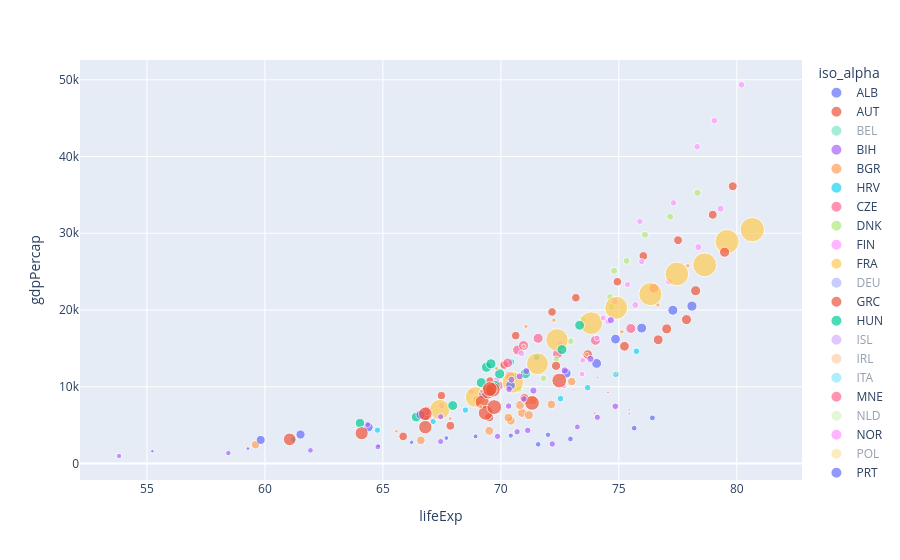

The notebook cell this image was saved under:
### Code cell
fig = px.scatter(df, x="lifeExp" ,y="gdpPercap", size="pop", color="iso_alpha")
fig.show()

### Figure 1 — Plotly figure (JSON) as saved in the notebook; plotly's stock layout.template omitted (floating-point values rounded to 4 significant figures)
{"data": [{"hovertemplate": "iso_alpha=ALB<br>lifeExp=%{x}<br>gdpPercap=%{y}<br>pop=%{marker.size}<extra></extra>", "legendgroup": "ALB", "marker": {"color": "#636efa", "size": [1282697, 1476505, 1728137, 1984060, 2263554, 2509048, 2780097, 3075321, 3326498, 3428038, 3508512, 3600523], "sizemode": "area", "sizeref": 206000.0, "symbol": "circle"}, "mode": "markers", "name": "ALB", "orientation": "v", "showlegend": true, "type": "scatter", "visible": true, "x": [55.23, 59.28, 64.82, 66.22, 67.69, 68.93, 70.42, 72, 71.58, 72.95, 75.65, 76.42], "xaxis": "x", "y": [1601.0, 1942.0, 2313.0, 2760.0, 3313.0, 3533.0, 3631.0, 3739.0, 2497.0, 3193.0, 4604.0, 5937.0], "yaxis": "y"}, {"hovertemplate": "iso_alpha=AUT<br>lifeExp=%{x}<br>gdpPercap=%{y}<br>pop=%{marker.size}<extra></extra>", "legendgroup": "AUT", "marker": {"color": "#EF553B", "size": [6927772, 6965860, 7129864, 7376998, 7544201, 7568430, 7574613, 7578903, 7914969, 8069876, 8148312, 8199783], "sizemode": "area", "sizeref": 206000.0, "symbol": "circle"}, "mode": "markers", "name": "AUT", "orientation": "v", "showlegend": true, "type": "scatter", "visible": true, "x": [66.8, 67.48, 69.54, 70.14, 70.63, 72.17, 73.18, 74.94, 76.04, 77.51, 78.98, 79.83], "xaxis": "x", "y": [6137.0, 8843.0, 10750.0, 12830.0, 16660.0, 19750.0, 21600.0, 23690.0, 27040.0, 29100.0, 32420.0, 36130.0], "yaxis": "y"}, {"hovertemplate": "iso_alpha=BEL<br>lifeExp=%{x}<br>gdpPercap=%{y}<br>pop=%{marker.size}<extra></extra>", "legendgroup": "BEL", "marker": {"color": "#00cc96", "size": [8730405, 8989111, 9218400, 9556500, 9709100, 9821800, 9856303, 9870200, 10045622, 10199787, 10311970, 10392226], "sizemode": "area", "sizeref": 206000.0, "symbol": "circle"}, "mode": "markers", "name": "BEL", "orientation": "v", "showlegend": true, "type": "scatter", "visible": "legendonly", "x": [68, 69.24, 70.25, 70.94, 71.44, 72.8, 73.93, 75.35, 76.46, 77.53, 78.32, 79.44], "xaxis": "x", "y": [8343.0, 9715.0, 10990.0, 13150.0, 16670.0, 19120.0, 20980.0, 22530.0, 25580.0, 27560.0, 30490.0, 33690.0], "yaxis": "y"}, {"hovertemplate": "iso_alpha=BIH<br>lifeExp=%{x}<br>gdpPercap=%{y}<br>pop=%{marker.size}<extra></extra>", "legendgroup": "BIH", "marker": {"color": "#ab63fa", "size": [2791000, 3076000, 3349000, 3585000, 3819000, 4086000, 4172693, 4338977, 4256013, 3607000, 4165416, 4552198], "sizemode": "area", "sizeref": 206000.0, "symbol": "circle"}, "mode": "markers", "name": "BIH", "orientation": "v", "showlegend": true, "type": "scatter", "visible": true, "x": [53.82, 58.45, 61.93, 64.79, 67.45, 69.86, 70.69, 71.14, 72.18, 73.24, 74.09, 74.85], "xaxis": "x", "y": [973.5, 1354.0, 1710.0, 2172.0, 2860.0, 3528.0, 4127.0, 4314.0, 2547.0, 4766.0, 6019.0, 7446.0], "yaxis": "y"}, {"hovertemplate": "iso_alpha=BGR<br>lifeExp=%{x}<br>gdpPercap=%{y}<br>pop=%{marker.size}<extra></extra>", "legendgroup": "BGR", "marker": {"color": "#FFA15A", "size": [7274900, 7651254, 8012946, 8310226, 8576200, 8797022, 8892098, 8971958, 8658506, 8066057, 7661799, 7322858], "sizemode": "area", "sizeref": 206000.0, "symbol": "circle"}, "mode": "markers", "name": "BGR", "orientation": "v", "showlegend": true, "type": "scatter", "visible": true, "x": [59.6, 66.61, 69.51, 70.42, 70.9, 70.81, 71.08, 71.34, 71.19, 70.32, 72.14, 73.0], "xaxis": "x", "y": [2444.0, 3009.0, 4254.0, 5577.0, 6597.0, 7612.0, 8224.0, 8240.0, 6303.0, 5970.0, 7697.0, 10680.0], "yaxis": "y"}, {"hovertemplate": "iso_alpha=HRV<br>lifeExp=%{x}<br>gdpPercap=%{y}<br>pop=%{marker.size}<extra></extra>", "legendgroup": "HRV", "marker": {"color": "#19d3f3", "size": [3882229, 3991242, 4076557, 4174366, 4225310, 4318673, 4413368, 4484310, 4494013, 4444595, 4481020, 4493312], "sizemode": "area", "sizeref": 206000.0, "symbol": "circle"}, "mode": "markers", "name": "HRV", "orientation": "v", "showlegend": true, "type": "scatter", "visible": true, "x": [61.21, 64.77, 67.13, 68.5, 69.61, 70.64, 70.46, 71.52, 72.53, 73.68, 74.88, 75.75], "xaxis": "x", "y": [3119.0, 4338.0, 5478.0, 6960.0, 9164.0, 11310.0, 13220.0, 13820.0, 8448.0, 9876.0, 11630.0, 14620.0], "yaxis": "y"}, {"hovertemplate": "iso_alpha=CZE<br>lifeExp=%{x}<br>gdpPercap=%{y}<br>pop=%{marker.size}<extra></extra>", "legendgroup": "CZE", "marker": {"color": "#FF6692", "size": [9125183, 9513758, 9620282, 9835109, 9862158, 10161915, 10303704, 10311597, 10315702, 10300707, 10256295, 10228744], "sizemode": "area", "sizeref": 206000.0, "symbol": "circle"}, "mode": "markers", "name": "CZE", "orientation": "v", "showlegend": true, "type": "scatter", "visible": true, "x": [66.87, 69.03, 69.9, 70.38, 70.29, 70.71, 70.96, 71.58, 72.4, 74.01, 75.51, 76.49], "xaxis": "x", "y": [6876.0, 8256.0, 10140.0, 11400.0, 13110.0, 14800.0, 15380.0, 16310.0, 14300.0, 16050.0, 17600.0, 22830.0], "yaxis": "y"}, {"hovertemplate": "iso_alpha=DNK<br>lifeExp=%{x}<br>gdpPercap=%{y}<br>pop=%{marker.size}<extra></extra>", "legendgroup": "DNK", "marker": {"color": "#B6E880", "size": [4334000, 4487831, 4646899, 4838800, 4991596, 5088419, 5117810, 5127024, 5171393, 5283663, 5374693, 5468120], "sizemode": "area", "sizeref": 206000.0, "symbol": "circle"}, "mode": "markers", "name": "DNK", "orientation": "v", "showlegend": true, "type": "scatter", "x": [70.78, 71.81, 72.35, 72.96, 73.47, 74.69, 74.63, 74.8, 75.33, 76.11, 77.18, 78.33], "xaxis": "x", "y": [9692.0, 11100.0, 13580.0, 15940.0, 18870.0, 20420.0, 21690.0, 25120.0, 26410.0, 29800.0, 32170.0, 35280.0], "yaxis": "y"}, {"hovertemplate": "iso_alpha=FIN<br>lifeExp=%{x}<br>gdpPercap=%{y}<br>pop=%{marker.size}<extra></extra>", "legendgroup": "FIN", "marker": {"color": "#FF97FF", "size": [4090500, 4324000, 4491443, 4605744, 4639657, 4738902, 4826933, 4931729, 5041039, 5134406, 5193039, 5238460], "sizemode": "area", "sizeref": 206000.0, "symbol": "circle"}, "mode": "markers", "name": "FIN", "orientation": "v", "showlegend": true, "type": "scatter", "visible": true, "x": [66.55, 67.49, 68.75, 69.83, 70.87, 72.52, 74.55, 74.83, 75.7, 77.13, 78.37, 79.31], "xaxis": "x", "y": [6425.0, 7545.0, 9372.0, 10920.0, 14360.0, 15610.0, 18530.0, 21140.0, 20650.0, 23720.0, 28200.0, 33210.0], "yaxis": "y"}, {"hovertemplate": "iso_alpha=FRA<br>lifeExp=%{x}<br>gdpPercap=%{y}<br>pop=%{marker.size}<extra></extra>", "legendgroup": "FRA", "marker": {"color": "#FECB52", "size": [42459667, 44310863, 47124000, 49569000, 51732000, 53165019, 54433565, 55630100, 57374179, 58623428, 59925035, 61083916], "sizemode": "area", "sizeref": 206000.0, "symbol": "circle"}, "mode": "markers", "name": "FRA", "orientation": "v", "showlegend": true, "type": "scatter", "x": [67.41, 68.93, 70.51, 71.55, 72.38, 73.83, 74.89, 76.34, 77.46, 78.64, 79.59, 80.66], "xaxis": "x", "y": [7030.0, 8663.0, 10560.0, 13000.0, 16110.0, 18290.0, 20290.0, 22070.0, 24700.0, 25890.0, 28930.0, 30470.0], "yaxis": "y"}, {"hovertemplate": "iso_alpha=DEU<br>lifeExp=%{x}<br>gdpPercap=%{y}<br>pop=%{marker.size}<extra></extra>", "legendgroup": "DEU", "marker": {"color": "#636efa", "size": [69145952, 71019069, 73739117, 76368453, 78717088, 78160773, 78335266, 77718298, 80597764, 82011073, 82350671, 82400996], "sizemode": "area", "sizeref": 206000.0, "symbol": "circle"}, "mode": "markers", "name": "DEU", "orientation": "v", "showlegend": true, "type": "scatter", "visible": "legendonly", "x": [67.5, 69.1, 70.3, 70.8, 71, 72.5, 73.8, 74.85, 76.07, 77.34, 78.67, 79.41], "xaxis": "x", "y": [7144.0, 10190.0, 12900.0, 14750.0, 18020.0, 20510.0, 22030.0, 24640.0, 26510.0, 27790.0, 30040.0, 32170.0], "yaxis": "y"}, {"hovertemplate": "iso_alpha=GRC<br>lifeExp=%{x}<br>gdpPercap=%{y}<br>pop=%{marker.size}<extra></extra>", "legendgroup": "GRC", "marker": {"color": "#EF553B", "size": [7733250, 8096218, 8448233, 8716441, 8888628, 9308479, 9786480, 9974490, 10325429, 10502372, 10603863, 10706290], "sizemode": "area", "sizeref": 206000.0, "symbol": "circle"}, "mode": "markers", "name": "GRC", "orientation": "v", "showlegend": true, "type": "scatter", "x": [65.86, 67.86, 69.51, 71, 72.34, 73.68, 75.24, 76.67, 77.03, 77.87, 78.26, 79.48], "xaxis": "x", "y": [3531.0, 4916.0, 6017.0, 8513.0, 12720.0, 14200.0, 15270.0, 16120.0, 17540.0, 18750.0, 22510.0, 27540.0], "yaxis": "y"}, {"hovertemplate": "iso_alpha=HUN<br>lifeExp=%{x}<br>gdpPercap=%{y}<br>pop=%{marker.size}<extra></extra>", "legendgroup": "HUN", "marker": {"color": "#00cc96", "size": [9504000, 9839000, 10063000, 10223422, 10394091, 10637171, 10705535, 10612740, 10348684, 10244684, 10083313, 9956108], "sizemode": "area", "sizeref": 206000.0, "symbol": "circle"}, "mode": "markers", "name": "HUN", "orientation": "v", "showlegend": true, "type": "scatter", "x": [64.03, 66.41, 67.96, 69.5, 69.76, 69.95, 69.39, 69.58, 69.17, 71.04, 72.59, 73.34], "xaxis": "x", "y": [5264.0, 6040.0, 7550.0, 9327.0, 10170.0, 11670.0, 12550.0, 12990.0, 10540.0, 11710.0, 14840.0, 18010.0], "yaxis": "y"}, {"hovertemplate": "iso_alpha=ISL<br>lifeExp=%{x}<br>gdpPercap=%{y}<br>pop=%{marker.size}<extra></extra>", "legendgroup": "ISL", "marker": {"color": "#ab63fa", "size": [147962, 165110, 182053, 198676, 209275, 221823, 233997, 244676, 259012, 271192, 288030, 301931], "sizemode": "area", "sizeref": 206000.0, "symbol": "circle"}, "mode": "markers", "name": "ISL", "orientation": "v", "showlegend": true, "type": "scatter", "visible": "legendonly", "x": [72.49, 73.47, 73.68, 73.73, 74.46, 76.11, 76.99, 77.23, 78.77, 78.95, 80.5, 81.76], "xaxis": "x", "y": [7268.0, 9244.0, 10350.0, 13320.0, 15800.0, 19650.0, 23270.0, 26920.0, 25140.0, 28060.0, 31160.0, 36180.0], "yaxis": "y"}, {"hovertemplate": "iso_alpha=IRL<br>lifeExp=%{x}<br>gdpPercap=%{y}<br>pop=%{marker.size}<extra></extra>", "legendgroup": "IRL", "marker": {"color": "#FFA15A", "size": [2952156, 2878220, 2830000, 2900100, 3024400, 3271900, 3480000, 3539900, 3557761, 3667233, 3879155, 4109086], "sizemode": "area", "sizeref": 206000.0, "symbol": "circle"}, "mode": "markers", "name": "IRL", "orientation": "v", "showlegend": true, "type": "scatter", "visible": "legendonly", "x": [66.91, 68.9, 70.29, 71.08, 71.28, 72.03, 73.1, 74.36, 75.47, 76.12, 77.78, 78.89], "xaxis": "x", "y": [5210.0, 5599.0, 6632.0, 7656.0, 9531.0, 11150.0, 12620.0, 13870.0, 17560.0, 24520.0, 34080.0, 40680.0], "yaxis": "y"}, {"hovertemplate": "iso_alpha=ITA<br>lifeExp=%{x}<br>gdpPercap=%{y}<br>pop=%{marker.size}<extra></extra>", "legendgroup": "ITA", "marker": {"color": "#19d3f3", "size": [47666000, 49182000, 50843200, 52667100, 54365564, 56059245, 56535636, 56729703, 56840847, 57479469, 57926999, 58147733], "sizemode": "area", "sizeref": 206000.0, "symbol": "circle"}, "mode": "markers", "name": "ITA", "orientation": "v", "showlegend": true, "type": "scatter", "visible": "legendonly", "x": [65.94, 67.81, 69.24, 71.06, 72.19, 73.48, 74.98, 76.42, 77.44, 78.82, 80.24, 80.55], "xaxis": "x", "y": [4931.0, 6249.0, 8244.0, 10020.0, 12270.0, 14260.0, 16540.0, 19210.0, 22010.0, 24680.0, 27970.0, 28570.0], "yaxis": "y"}, {"hovertemplate": "iso_alpha=MNE<br>lifeExp=%{x}<br>gdpPercap=%{y}<br>pop=%{marker.size}<extra></extra>", "legendgroup": "MNE", "marker": {"color": "#FF6692", "size": [413834, 442829, 474528, 501035, 527678, 560073, 562548, 569473, 621621, 692651, 720230, 684736], "sizemode": "area", "sizeref": 206000.0, "symbol": "circle"}, "mode": "markers", "name": "MNE", "orientation": "v", "showlegend": true, "type": "scatter", "x": [59.16, 61.45, 63.73, 67.18, 70.64, 73.07, 74.1, 74.86, 75.44, 75.44, 73.98, 74.54], "xaxis": "x", "y": [2648.0, 3682.0, 4650.0, 5908.0, 7778.0, 9596.0, 11220.0, 11730.0, 7003.0, 6466.0, 6557.0, 9254.0], "yaxis": "y"}, {"hovertemplate": "iso_alpha=NLD<br>lifeExp=%{x}<br>gdpPercap=%{y}<br>pop=%{marker.size}<extra></extra>", "legendgroup": "NLD", "marker": {"color": "#B6E880", "size": [10381988, 11026383, 11805689, 12596822, 13329874, 13852989, 14310401, 14665278, 15174244, 15604464, 16122830, 16570613], "sizemode": "area", "sizeref": 206000.0, "symbol": "circle"}, "mode": "markers", "name": "NLD", "orientation": "v", "showlegend": true, "type": "scatter", "visible": "legendonly", "x": [72.13, 72.99, 73.23, 73.82, 73.75, 75.24, 76.05, 76.83, 77.42, 78.03, 78.53, 79.76], "xaxis": "x", "y": [8942.0, 11280.0, 12790.0, 15360.0, 18790.0, 21210.0, 21400.0, 23650.0, 26790.0, 30250.0, 33720.0, 36800.0], "yaxis": "y"}, {"hovertemplate": "iso_alpha=NOR<br>lifeExp=%{x}<br>gdpPercap=%{y}<br>pop=%{marker.size}<extra></extra>", "legendgroup": "NOR", "marker": {"color": "#FF97FF", "size": [3327728, 3491938, 3638919, 3786019, 3933004, 4043205, 4114787, 4186147, 4286357, 4405672, 4535591, 4627926], "sizemode": "area", "sizeref": 206000.0, "symbol": "circle"}, "mode": "markers", "name": "NOR", "orientation": "v", "showlegend": true, "type": "scatter", "x": [72.67, 73.44, 73.47, 74.08, 74.34, 75.37, 75.97, 75.89, 77.32, 78.32, 79.05, 80.2], "xaxis": "x", "y": [10100.0, 11650.0, 13450.0, 16360.0, 18970.0, 23310.0, 26300.0, 31540.0, 33970.0, 41280.0, 44680.0, 49360.0], "yaxis": "y"}, {"hovertemplate": "iso_alpha=POL<br>lifeExp=%{x}<br>gdpPercap=%{y}<br>pop=%{marker.size}<extra></extra>", "legendgroup": "POL", "marker": {"color": "#FECB52", "size": [25730551, 28235346, 30329617, 31785378, 33039545, 34621254, 36227381, 37740710, 38370697, 38654957, 38625976, 38518241], "sizemode": "area", "sizeref": 206000.0, "symbol": "circle"}, "mode": "markers", "name": "POL", "orientation": "v", "showlegend": true, "type": "scatter", "visible": "legendonly", "x": [61.31, 65.77, 67.64, 69.61, 70.85, 70.67, 71.32, 70.98, 70.99, 72.75, 74.67, 75.56], "xaxis": "x", "y": [4029.0, 4734.0, 5339.0, 6557.0, 8007.0, 9508.0, 8452.0, 9082.0, 7739.0, 10160.0, 12000.0, 15390.0], "yaxis": "y"}, {"hovertemplate": "iso_alpha=PRT<br>lifeExp=%{x}<br>gdpPercap=%{y}<br>pop=%{marker.size}<extra></extra>", "legendgroup": "PRT", "marker": {"color": "#636efa", "size": [8526050, 8817650, 9019800, 9103000, 8970450, 9662600, 9859650, 9915289, 9927680, 10156415, 10433867, 10642836], "sizemode": "area", "sizeref": 206000.0, "symbol": "circle"}, "mode": "markers", "name": "PRT", "orientation": "v", "showlegend": true, "type": "scatter", "visible": true, "x": [59.82, 61.51, 64.39, 66.6, 69.26, 70.41, 72.77, 74.06, 74.86, 75.97, 77.29, 78.1], "xaxis": "x", "y": [3068.0, 3775.0, 4728.0, 6362.0, 9022.0, 10170.0, 11750.0, 13040.0, 16210.0, 17640.0, 19970.0, 20510.0], "yaxis": "y"}, {"hovertemplate": "iso_alpha=ROU<br>lifeExp=%{x}<br>gdpPercap=%{y}<br>pop=%{marker.size}<extra></extra>", "legendgroup": "ROU", "marker": {"color": "#EF553B", "size": [16630000, 17829327, 18680721, 19284814, 20662648, 21658597, 22356726, 22686371, 22797027, 22562458, 22404337, 22276056], "sizemode": "area", "sizeref": 206000.0, "symbol": "circle"}, "mode": "markers", "name": "ROU", "orientation": "v", "showlegend": true, "type": "scatter", "visible": true, "x": [61.05, 64.1, 66.8, 66.8, 69.21, 69.46, 69.66, 69.53, 69.36, 69.72, 71.32, 72.48], "xaxis": "x", "y": [3145.0, 3943.0, 4735.0, 6471.0, 8011.0, 9356.0, 9605.0, 9696.0, 6598.0, 7347.0, 7885.0, 10810.0], "yaxis": "y"}, {"hovertemplate": "iso_alpha=SRB<br>lifeExp=%{x}<br>gdpPercap=%{y}<br>pop=%{marker.size}<extra></extra>", "legendgroup": "SRB", "marker": {"color": "#00cc96", "size": [6860147, 7271135, 7616060, 7971222, 8313288, 8686367, 9032824, 9230783, 9826397, 10336594, 10111559, 10150265], "sizemode": "area", "sizeref": 206000.0, "symbol": "circle"}, "mode": "markers", "name": "SRB", "orientation": "v", "showlegend": true, "type": "scatter", "visible": "legendonly", "x": [58.0, 61.69, 64.53, 66.91, 68.7, 70.3, 70.16, 71.22, 71.66, 72.23, 73.21, 74.0], "xaxis": "x", "y": [3581.0, 4981.0, 6290.0, 7992.0, 10520.0, 12980.0, 15180.0, 15870.0, 9325.0, 7914.0, 7236.0, 9787.0], "yaxis": "y"}, {"hovertemplate": "iso_alpha=SVK<br>lifeExp=%{x}<br>gdpPercap=%{y}<br>pop=%{marker.size}<extra></extra>", "legendgroup": "SVK", "marker": {"color": "#ab63fa", "size": [3558137, 3844277, 4237384, 4442238, 4593433, 4827803, 5048043, 5199318, 5302888, 5383010, 5410052, 5447502], "sizemode": "area", "sizeref": 206000.0, "symbol": "circle"}, "mode": "markers", "name": "SVK", "orientation": "v", "showlegend": true, "type": "scatter", "x": [64.36, 67.45, 70.33, 70.98, 70.35, 70.45, 70.8, 71.08, 71.38, 72.71, 73.8, 74.66], "xaxis": "x", "y": [5075.0, 6093.0, 7481.0, 8413.0, 9674.0, 10920.0, 11350.0, 12040.0, 9498.0, 12130.0, 13640.0, 18680.0], "yaxis": "y"}, {"hovertemplate": "iso_alpha=SVN<br>lifeExp=%{x}<br>gdpPercap=%{y}<br>pop=%{marker.size}<extra></extra>", "legendgroup": "SVN", "marker": {"color": "#FFA15A", "size": [1489518, 1533070, 1582962, 1646912, 1694510, 1746919, 1861252, 1945870, 1999210, 2011612, 2011497, 2009245], "sizemode": "area", "sizeref": 206000.0, "symbol": "circle"}, "mode": "markers", "name": "SVN", "orientation": "v", "showlegend": true, "type": "scatter", "visible": true, "x": [65.57, 67.85, 69.15, 69.18, 69.82, 70.97, 71.06, 72.25, 73.64, 75.13, 76.66, 77.93], "xaxis": "x", "y": [4215.0, 5862.0, 7402.0, 9405.0, 12380.0, 15280.0, 17870.0, 18680.0, 14210.0, 17160.0, 20660.0, 25770.0], "yaxis": "y"}, {"hovertemplate": "iso_alpha=ESP<br>lifeExp=%{x}<br>gdpPercap=%{y}<br>pop=%{marker.size}<extra></extra>", "legendgroup": "ESP", "marker": {"color": "#19d3f3", "size": [28549870, 29841614, 31158061, 32850275, 34513161, 36439000, 37983310, 38880702, 39549438, 39855442, 40152517, 40448191], "sizemode": "area", "sizeref": 206000.0, "symbol": "circle"}, "mode": "markers", "name": "ESP", "orientation": "v", "showlegend": true, "type": "scatter", "visible": "legendonly", "x": [64.94, 66.66, 69.69, 71.44, 73.06, 74.39, 76.3, 76.9, 77.57, 78.77, 79.78, 80.94], "xaxis": "x", "y": [3834.0, 4565.0, 5694.0, 7994.0, 10640.0, 13240.0, 13930.0, 15760.0, 18600.0, 20450.0, 24840.0, 28820.0], "yaxis": "y"}, {"hovertemplate": "iso_alpha=SWE<br>lifeExp=%{x}<br>gdpPercap=%{y}<br>pop=%{marker.size}<extra></extra>", "legendgroup": "SWE", "marker": {"color": "#FF6692", "size": [7124673, 7363802, 7561588, 7867931, 8122293, 8251648, 8325260, 8421403, 8718867, 8897619, 8954175, 9031088], "sizemode": "area", "sizeref": 206000.0, "symbol": "circle"}, "mode": "markers", "name": "SWE", "orientation": "v", "showlegend": true, "type": "scatter", "visible": "legendonly", "x": [71.86, 72.49, 73.37, 74.16, 74.72, 75.44, 76.42, 77.19, 78.16, 79.39, 80.04, 80.88], "xaxis": "x", "y": [8528.0, 9912.0, 12330.0, 15260.0, 17830.0, 18860.0, 20670.0, 23590.0, 23880.0, 25270.0, 29340.0, 33860.0], "yaxis": "y"}, {"hovertemplate": "iso_alpha=CHE<br>lifeExp=%{x}<br>gdpPercap=%{y}<br>pop=%{marker.size}<extra></extra>", "legendgroup": "CHE", "marker": {"color": "#B6E880", "size": [4815000, 5126000, 5666000, 6063000, 6401400, 6316424, 6468126, 6649942, 6995447, 7193761, 7361757, 7554661], "sizemode": "area", "sizeref": 206000.0, "symbol": "circle"}, "mode": "markers", "name": "CHE", "orientation": "v", "showlegend": true, "type": "scatter", "visible": "legendonly", "x": [69.62, 70.56, 71.32, 72.77, 73.78, 75.39, 76.21, 77.41, 78.03, 79.37, 80.62, 81.7], "xaxis": "x", "y": [14730.0, 17910.0, 20430.0, 22970.0, 27200.0, 26980.0, 28400.0, 30280.0, 31870.0, 32140.0, 34480.0, 37510.0], "yaxis": "y"}, {"hovertemplate": "iso_alpha=TUR<br>lifeExp=%{x}<br>gdpPercap=%{y}<br>pop=%{marker.size}<extra></extra>", "legendgroup": "TUR", "marker": {"color": "#FF97FF", "size": [22235677, 25670939, 29788695, 33411317, 37492953, 42404033, 47328791, 52881328, 58179144, 63047647, 67308928, 71158647], "sizemode": "area", "sizeref": 206000.0, "symbol": "circle"}, "mode": "markers", "name": "TUR", "orientation": "v", "showlegend": true, "type": "scatter", "visible": "legendonly", "x": [43.59, 48.08, 52.1, 54.34, 57.01, 59.51, 61.04, 63.11, 66.15, 68.83, 70.84, 71.78], "xaxis": "x", "y": [1969.0, 2219.0, 2323.0, 2826.0, 3451.0, 4269.0, 4241.0, 5089.0, 5678.0, 6601.0, 6508.0, 8458.0], "yaxis": "y"}, {"hovertemplate": "iso_alpha=GBR<br>lifeExp=%{x}<br>gdpPercap=%{y}<br>pop=%{marker.size}<extra></extra>", "legendgroup": "GBR", "marker": {"color": "#FECB52", "size": [50430000, 51430000, 53292000, 54959000, 56079000, 56179000, 56339704, 56981620, 57866349, 58808266, 59912431, 60776238], "sizemode": "area", "sizeref": 206000.0, "symbol": "circle"}, "mode": "markers", "name": "GBR", "orientation": "v", "showlegend": true, "type": "scatter", "visible": "legendonly", "x": [69.18, 70.42, 70.76, 71.36, 72.01, 72.76, 74.04, 75.01, 76.42, 77.22, 78.47, 79.42], "xaxis": "x", "y": [9980.0, 11280.0, 12480.0, 14140.0, 15900.0, 17430.0, 18230.0, 21660.0, 22710.0, 26070.0, 29480.0, 33200.0], "yaxis": "y"}], "layout": {"autosize": true, "legend": {"itemsizing": "constant", "title": {"text": "iso_alpha"}, "tracegroupgap": 0}, "margin": {"t": 60}, "xaxis": {"anchor": "y", "autorange": true, "domain": [0, 1], "range": [52.2, 82.64], "title": {"text": "lifeExp"}, "type": "linear"}, "yaxis": {"anchor": "x", "autorange": true, "domain": [0, 1], "range": [-2568.0, 53090.0], "title": {"text": "gdpPercap"}, "type": "linear"}}}
